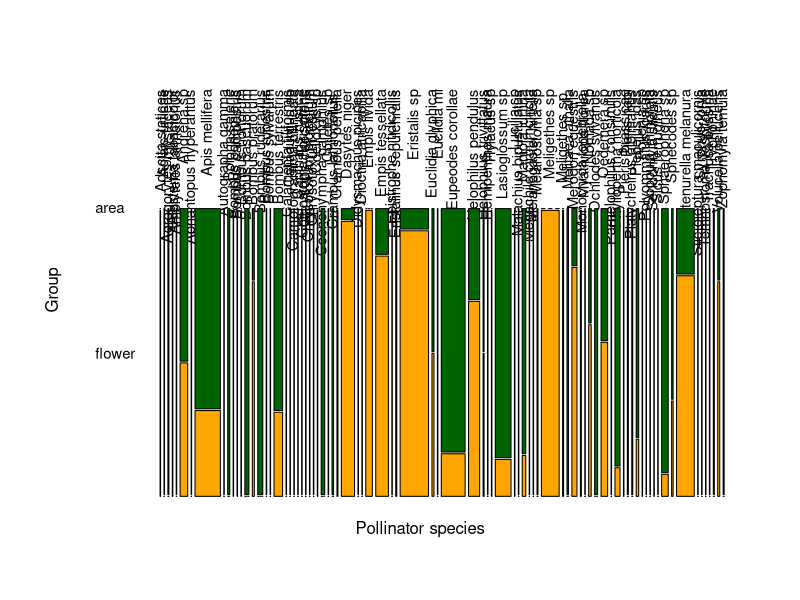
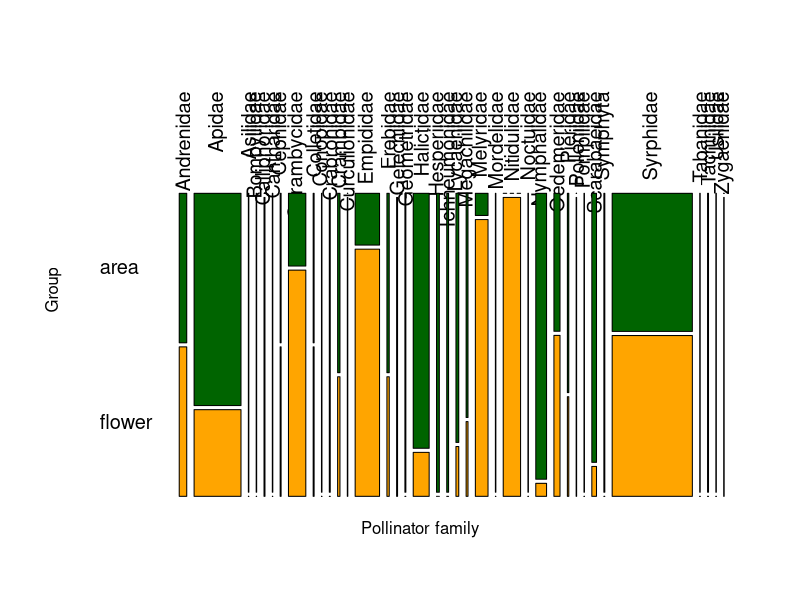
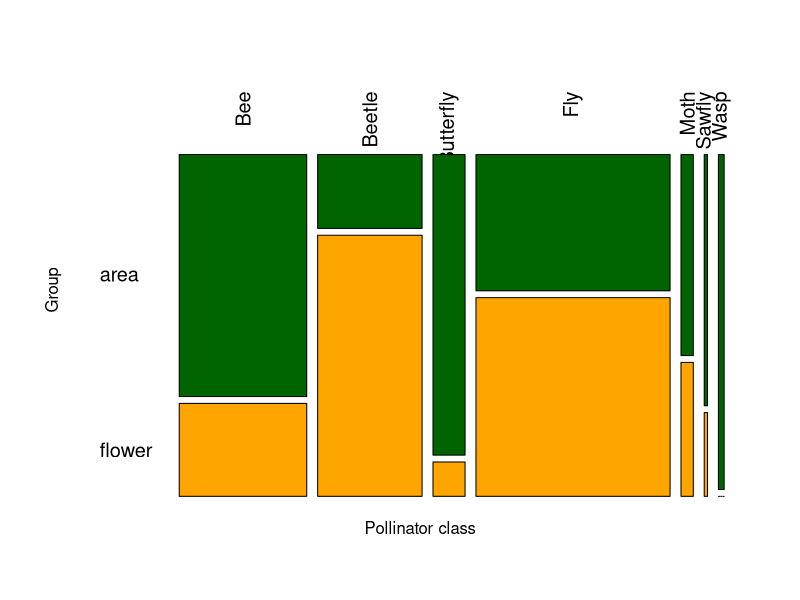

Source code (R) for these figures, in order: (Note: this script raises an error after producing the figures.)
##This script aims to analyze the pollinator community composition both in the
##pollinators caught on Arnica and in the pollinators caught in the area

setwd("C:/Users/sohe1/Documents/Master General Biology/Master_Thesis/R")

library(vegan)
library(tidyverse)


#visualization----
polli <- read.csv("pollinators.csv", h = T)

par(mfrow = c(1,1))
mosaicplot(Species ~ Group, data = polli,
           las = 2,
           main = "",
           ylab = "Group",
           xlab = "Pollinator species",
           col = c("darkgreen", "orange"),
           cex = 0.9)

mosaicplot(Family ~ Group, data = polli,
           las = 2,
           main = "",
           ylab = "Group",
           xlab = "Pollinator family",
           col = c("darkgreen", "orange"),
           cex = 1.2)

mosaicplot(Overview ~ Group, data = polli,
           las = 2,
           main = "",
           ylab = "Group",
           xlab = "Pollinator class",
           col = c("darkgreen", "orange"),
           cex = 1.2)

#only species with more than 5 occurances
mosaicplot(Species ~ Group, data = comb_all2,
           las = 2,
           main = "",
           ylab = "Group",
           xlab = "Pollinator species",
           col = c("darkgreen","orange"),
           cex = 1.2)


#NMDS----
#Non-metric multidimensional scaling (NMDS) to compare species composition on 
#Arnica and in area using Bray-Curtis similarity metric

#what influences the pollinator composition?

nmds_data <- read.csv("species_numbers_persite.csv")
community <- nmds_data[,3:85]
community_matrix <- as.matrix(community)
NMDS <- metaMDS(community_matrix, distance = "bray", k = 3, autotransform = TRUE, trymax=100)
NMDS$stress
#stress alright (<0.2) when k = 3, stress a bit high (~ 0.24) when k = 2

#plot(NMDS)
#ordiplot(NMDS, type = "n") # create blank ordination plot
#orditorp(NMDS, display = "species", col="red", air = 0.1) # add species names in red
#orditorp(NMDS, display = "sites", cex = 1.25, air = 0.1) # add site numbers in black

#ordiplot(NMDS) # plot shows communities (circles) and species (crosses)
#ordiellipse(NMDS, nmds_data$Group, label = FALSE,
#            col=c("darkgreen", "orange"),
#            draw = "polygon", alpha=120) # adding ellipses to the plot, grouping by group (nmds_data$Group)
#legend("topright", title="Group",
#       c("area","flower"), fill=c("darkgreen", "orange"), horiz=FALSE, cex=.9) # adding a legend


#difference groups----
# make new dataframe with by extracting NMDS scores
nmds.scores <- as.data.frame(scores(NMDS)$sites)
nmds.scores <- nmds.scores %>%
  mutate(Site = as.factor(nmds_data$Site), Group = as.factor(nmds_data$Group))

# define hidden vegan function that finds coordinates for drawing a covariance ellipse
veganCovEllipse <- function (cov, center = c(0, 0), scale = 1, npoints = 100)
{
  theta <- (0:npoints) * 2 * pi/npoints
  Circle <- cbind(cos(theta), sin(theta))
  t(center + scale * t(Circle %*% chol(cov)))
}


# create empty dataframe to combine NMDS data with ellipse data
ellipse_df <- data.frame()

# adding data for ellipse, in this case using distance as a grouping factor
for(g in levels(nmds.scores$Group)){
  ellipse_df <- rbind(ellipse_df, cbind(as.data.frame(with(nmds.scores[nmds.scores$Group==g,],
                                                           veganCovEllipse(cov.wt(cbind(NMDS1,NMDS2),
                                                                                  wt=rep(1/length(NMDS1),length(NMDS1)))$cov,
                                                                           center=c(mean(NMDS1),mean(NMDS2)))))
                                        ,Distance=g))
}


# create ggplot
(NMDS_plot <- ggplot(data = nmds.scores, aes(NMDS1, NMDS2)) +
    geom_point(aes(color = Group, shape = Group)) + # adding different colors and shapes for different groups
    geom_path(data=ellipse_df, aes(x=NMDS1, y=NMDS2, colour=Distance), linewidth=1) + # adding covariance ellipses according to group
    guides(color = guide_legend(override.aes = list(linetype=c(NA,NA)))) + # removes lines from legend
    theme_bw() + # adding theme
    theme(panel.grid = element_blank(), # remove background grid
          legend.text = element_text(size = 12), # increase legend text size
          legend.title = element_text(size = 14), # increase legend title size
          axis.text = element_text(size = 12), # increase axis text size
          axis.title = element_text(size = 14)) + # increase axis title size) 
    scale_color_manual(name = "Group", # legend title
                       labels = c("area", "flower"), # adjusting legend labels
                       values = c("darkgreen", "orange")) + # customizing colors
    scale_shape_manual("Group", # legend title
                       labels = c("area", "flower"), # adjusting legend labels
                       values = c(17, 19))+ # customizing shapes
    geom_text(aes(label = Site), hjust = 0.5, vjust = -0.5)) # adding site labels

# data analysis
# using a PERMANOVA (PERmutational Multivariate ANalysis Of VAriance) 
# to test the differences in community composition
permanova_group <- adonis2(as.matrix(nmds_data [,3:85]) ~ Group, nmds_data,
                     permutations = 999, method = "bray") 
# permutations is the number of possible arrangements the data could take
# using permutations = 999 is standard practice in science and across the literature
# can increase to get a more thorough analysis
# use method = bray as it is what we previously used to calculate pairwise distances

permanova_group
#p (< 0.01) indicates significant differences in community composition between groups

# check model assumptions
# check for multivariate homogeneity of group variances
# generate distance matrix from pollinator community matrix
dist <- vegdist(community_matrix, method = "bray")

# use betadisper test to check for multivariate homogeneity of group variances
dispersion <- betadisper(dist, group=nmds_data$Group)
permutest(dispersion)
# test has given a non-significant result (p ~ 0.53), meaning that variances
# are homogeneous and model meets the assumptions. Model results can be trusted.


# simper (SIMilarity PERcentage) analysis
# compare community differences, report what species are driving those differences.
simper <- with(nmds_data[,c(1,2)], simper(as.matrix(nmds_data[,3:85]), Group, permutations = 100))

# see most influential species contributing to community differences
simper
#Species represented in this output are responsible for 70% of the observed variation. 
#Each time it adds another taxonomic group it shows its cumulative contribution of 
#rather than its individual one.

summary(simper)


#differences sites----
# data analysis
#PERMANOVA to test differences in community composition between sites
permanova_site <- adonis2(as.matrix(nmds_data [,3:85]) ~ Site, nmds_data,
                     permutations = 999, method = "bray")

permanova_site
#p (~0.25) indicates proportion of permutated F-ratios which are greater or 
#equal to the observed statistic

# check model assumptions
# generate distance matrix from pollinator community matrix
dist <- vegdist(community_matrix, method = "bray")

# use betadisper test to check for multivariate homogeneity of group variances
dispersion_site <- betadisper(dist, group=nmds_data$Site)
permutest(dispersion_site)
# significant result (p < 0.01) -> non-homogeneous variances, model does not 
# meet the assumptions, model results cannot be trusted.

# Include dispersion in model to control for non-homogeneous variance
# Calculate dispersion
dispersion <- betadisper(vegdist(as.matrix(nmds_data[, 3:85]), method = "bray"), nmds_data$Site)

# Extract distances to centroids
dispersion_distances <- dispersion$distances

# Add dispersion distances to data
nmds_data$Dispersion <- dispersion_distances

# Run adonis2 including dispersion as a factor
permanova_site <- adonis2(as.matrix(nmds_data[, 3:85]) ~ Site + Dispersion, data = nmds_data,
                          permutations = 999, method = "bray")

permanova_site
#p (~0.27) indicates no significant community differences between sites
